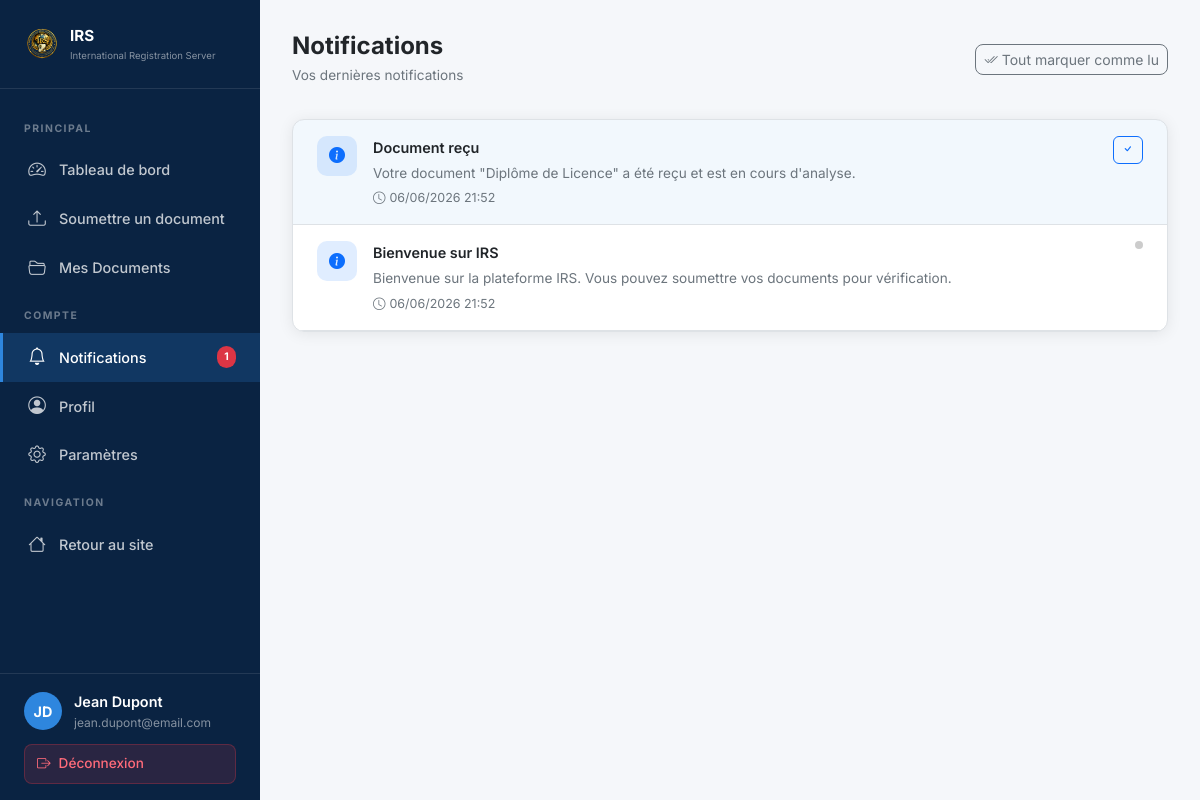
Page /dashboard/notifications.php (signed in) on the committed database.
### tables this page shows
CREATE TABLE `users` (
  `id` INT(11) NOT NULL AUTO_INCREMENT,
  `first_name` VARCHAR(50) NOT NULL,
  `last_name` VARCHAR(50) NOT NULL,
  `email` VARCHAR(100) NOT NULL,
  `phone` VARCHAR(20) DEFAULT NULL,
  `country` VARCHAR(100) DEFAULT NULL,
  `password` VARCHAR(255) NOT NULL,
  `status` ENUM('active','suspended','inactive') NOT NULL DEFAULT 'active',
  `profile_picture` VARCHAR(255) DEFAULT NULL,
  `last_login` TIMESTAMP NULL DEFAULT NULL,
  `created_at` TIMESTAMP NOT NULL DEFAULT CURRENT_TIMESTAMP,
  `updated_at` TIMESTAMP NOT NULL DEFAULT CURRENT_TIMESTAMP ON UPDATE CURRENT_TIMESTAMP,
  PRIMARY KEY (`id`),
  UNIQUE KEY `email` (`email`)
);

CREATE TABLE `notifications` (
  `id` INT(11) NOT NULL AUTO_INCREMENT,
  `user_id` INT(11) DEFAULT NULL,
  `admin_id` INT(11) DEFAULT NULL,
  `title` VARCHAR(255) NOT NULL,
  `message` TEXT NOT NULL,
  `type` ENUM('info','success','warning','danger') NOT NULL DEFAULT 'info',
  `is_read` TINYINT(1) NOT NULL DEFAULT 0,
  `created_at` TIMESTAMP NOT NULL DEFAULT CURRENT_TIMESTAMP,
  PRIMARY KEY (`id`),
  KEY `fk_notif_user` (`user_id`),
  KEY `fk_notif_admin` (`admin_id`),
  CONSTRAINT `fk_notif_user` FOREIGN KEY (`user_id`) REFERENCES `users` (`id`) ON DELETE CASCADE,
  CONSTRAINT `fk_notif_admin` FOREIGN KEY (`admin_id`) REFERENCES `admins` (`id`) ON DELETE SET NULL
);

### includes/functions.php (called while the page is built, shortened)
<?php
function getUserById($conn, $id) {
    $id = (int)$id;
    $result = $conn->query("SELECT * FROM users WHERE id = $id LIMIT 1");
    return $result ? $result->fetch_assoc() : null;
}
function getUserNotificationsCount($conn, $user_id) {
    $user_id = (int)$user_id;
    $result = $conn->query("SELECT COUNT(*) as cnt FROM notifications WHERE user_id = $user_id AND is_read = 0");
    if ($result) {
        $row = $result->fetch_assoc();
        return (int)$row['cnt'];
    }
    return 0;
}
function getLang() {
    return 'fr';
}
function t($key) {
    global $translations;
    return $translations[$key] ?? $key;
}
function loadTranslations() {
    $lang = getLang();
    $file = __DIR__ . '/../lang/' . $lang . '.php';
    if (file_exists($file)) {
        $translations = require $file;
    } else {
        $translations = require __DIR__ . '/../lang/fr.php';
    }
}
function getTheme() {
    return 'light';
}
function formatDateTime($date) {
    return date('d/m/Y H:i', strtotime($date));
}

### dashboard/notifications.php (the view, shortened to what this page needs)
<?php
require_once __DIR__ . '/../includes/functions.php';
$user = getUserById($conn, $_SESSION['user_id']);
$uid = (int)$_SESSION['user_id'];
$notifs = $conn->query("SELECT * FROM notifications WHERE user_id = $uid ORDER BY created_at DESC");
$lang = getLang(); $theme = getTheme();
?>
<!DOCTYPE html>
<html lang="<?= $lang ?>" data-theme="<?= $theme ?>">
<head>
    <link rel="stylesheet" href="https://cdn.jsdelivr.net/npm/bootstrap@5.3.2/dist/css/bootstrap.min.css">
    <link rel="stylesheet" href="https://cdn.jsdelivr.net/npm/bootstrap-icons@1.11.3/font/bootstrap-icons.min.css">
    <link rel="stylesheet" href="/assets/css/style.css">
</head>
<body>
<div class="dashboard-wrapper">
    <?php include __DIR__ . '/../includes/dashboard-sidebar.php'; ?>
    <div class="main-content">
        <div class="top-bar">
            <div class="d-flex align-items-center gap-3">
                <div>
                    <h1 class="page-title"><?= t('notifications') ?></h1>
                    <p class="page-subtitle">Vos dernières notifications</p>
                </div>
            </div>
            <a href="/dashboard/notifications.php?mark_all=1" class="btn btn-sm btn-outline-secondary" style="border-radius:8px;">
                <i class="bi bi-check2-all me-1"></i><?= t('mark_all_read') ?>
            </a>
        </div>
        <div class="irs-card">
            <?php if ($notifs && $notifs->num_rows > 0): ?>
                <?php
                $type_icons = ['info' => 'bi-info-circle-fill', 'success' => 'bi-check-circle-fill', 'warning' => 'bi-exclamation-triangle-fill', 'danger' => 'bi-x-circle-fill'];
                $type_colors = ['info' => '#0d6efd', 'success' => '#198754', 'warning' => '#ffc107', 'danger' => '#dc3545'];
                while ($n = $notifs->fetch_assoc()):
                    $icon = $type_icons[$n['type']] ?? 'bi-bell-fill';
                    $color = $type_colors[$n['type']] ?? '#0d6efd';
                ?>
                <div class="notif-item <?= !$n['is_read'] ? 'unread' : '' ?>">
                    <div class="notif-icon" style="background:<?= $color ?>20;color:<?= $color ?>;">
                        <i class="bi <?= $icon ?>"></i>
                    </div>
                    <div style="flex:1;">
                        <div class="notif-title"><?= htmlspecialchars($n['title']) ?></div>
                        <div class="notif-msg"><?= htmlspecialchars($n['message']) ?></div>
                        <div class="notif-time"><i class="bi bi-clock me-1"></i><?= formatDateTime($n['created_at']) ?></div>
                    </div>
                    <?php if (!$n['is_read']): ?>
                    <div>
                        <a href="/dashboard/notifications.php?mark_read=<?= $n['id'] ?>" class="btn btn-sm btn-outline-primary" style="border-radius:6px;font-size:0.78rem;">
                            <i class="bi bi-check"></i>
                        </a>
                    </div>
                    <?php else: ?>
                    <div><span style="width:8px;height:8px;background:#ccc;border-radius:50%;display:block;"></span></div>
                    <?php endif; ?>
                </div>
                <?php endwhile; ?>
            <?php endif; ?>
        </div>
    </div>
</div>
</body>
</html>

### includes/dashboard-sidebar.php (shortened to what this page needs)
<?php
$notif_count = getUserNotificationsCount($conn, $_SESSION['user_id']);
$current = basename($_SERVER['PHP_SELF']);
$dir = basename(dirname($_SERVER['PHP_SELF']));
?>
<div class="sidebar" id="sidebar">
    <div class="sidebar-header">
        <img src="/logo.png" alt="IRS">
        <div>
            <div class="brand-text">IRS</div>
            <span class="brand-sub">International Registration Server</span>
        </div>
    </div>
    <nav class="sidebar-nav">
        <div class="sidebar-section-title">Principal</div>
        <a href="/dashboard/index.php" class="sidebar-link <?= $current === 'index.php' && $dir === 'dashboard' ? 'active' : '' ?>">
            <i class="bi bi-speedometer2"></i>
            <?= t('dashboard') ?>
        </a>
        <a href="/dashboard/submit.php" class="sidebar-link <?= $current === 'submit.php' ? 'active' : '' ?>">
            <i class="bi bi-upload"></i>
            <?= t('submit_doc') ?>
        </a>
        <a href="/dashboard/documents.php" class="sidebar-link <?= $current === 'documents.php' ? 'active' : '' ?>">
            <i class="bi bi-folder2-open"></i>
            <?= t('my_documents') ?>
        </a>
        <div class="sidebar-section-title">Compte</div>
        <a href="/dashboard/notifications.php" class="sidebar-link <?= $current === 'notifications.php' ? 'active' : '' ?>">
            <i class="bi bi-bell"></i>
            <?= t('notifications') ?>
            <?php if ($notif_count > 0): ?>
            <span class="badge-count"><?= $notif_count ?></span>
            <?php endif; ?>
        </a>
        <a href="/dashboard/profile.php" class="sidebar-link <?= $current === 'profile.php' ? 'active' : '' ?>">
            <i class="bi bi-person-circle"></i>
            <?= t('profile') ?>
        </a>
        <a href="/dashboard/settings.php" class="sidebar-link <?= $current === 'settings.php' ? 'active' : '' ?>">
            <i class="bi bi-gear"></i>
            <?= t('settings') ?>
        </a>
        <div class="sidebar-section-title">Navigation</div>
        <a href="/index.php" class="sidebar-link">
            <i class="bi bi-house"></i>
            Retour au site
        </a>
    </nav>
    <div class="sidebar-footer">
        <div class="sidebar-user">
            <div class="sidebar-avatar">
                <?= strtoupper(substr($user['first_name'], 0, 1) . substr($user['last_name'], 0, 1)) ?>
            </div>
            <div>
                <div class="sidebar-user-name"><?= htmlspecialchars($user['first_name'] . ' ' . $user['last_name']) ?></div>
                <div class="sidebar-user-email"><?= htmlspecialchars($user['email']) ?></div>
            </div>
        </div>
        <a href="/logout.php" class="btn-logout">
            <i class="bi bi-box-arrow-right"></i>
            <?= t('logout') ?>
        </a>
    </div>
</div>

### assets/css/style.css (style rules this page uses)
:root { --irs-dark-blue: #0A2342; --irs-blue: #2E86DE; --irs-white: #FFFFFF; --irs-green: #28A745; --irs-red: #DC3545; --irs-gray: #F5F7FA; --irs-text: #212529; --irs-text-muted: #6c757d; --irs-border: #dee2e6; --irs-card-bg: #FFFFFF; --irs-sidebar-bg: #0A2342; --irs-sidebar-text: #FFFFFF; --irs-nav-bg: #0A2342; --irs-body-bg: #F5F7FA; --irs-input-bg: #FFFFFF; --irs-input-border: #ced4da; --irs-input-text: #212529; --shadow: 0 2px 15px rgba(0,0,0,0.08); --shadow-lg: 0 8px 30px rgba(0,0,0,0.12); --radius: 12px; --transition: all 0.3s ease; }
* { box-sizing: border-box; }
body { font-family: 'Inter', 'Segoe UI', sans-serif; background: var(--irs-body-bg); color: var(--irs-text); transition: var(--transition); line-height: 1.6; }
.dashboard-wrapper { display: flex; min-height: 100vh; }
.sidebar { width: 260px; background: var(--irs-dark-blue); color: white; display: flex; flex-direction: column; flex-shrink: 0; position: fixed; top: 0; left: 0; height: 100vh; z-index: 100; overflow-y: auto; transition: var(--transition); }
.sidebar-header { padding: 1.5rem; border-bottom: 1px solid rgba(255,255,255,0.1); display: flex; align-items: center; gap: 10px; }
.sidebar-header img { height: 36px; }
.sidebar-header .brand-text { font-weight: 700; font-size: 0.95rem; color: white; }
.sidebar-header .brand-sub { font-size: 0.6rem; color: rgba(255,255,255,0.5); display: block; }
.sidebar-nav { padding: 1rem 0; flex: 1; }
.sidebar-section-title { font-size: 0.65rem; font-weight: 700; color: rgba(255,255,255,0.4); text-transform: uppercase; letter-spacing: 1.5px; padding: 0.5rem 1.5rem; margin-top: 0.5rem; }
.sidebar-link { display: flex; align-items: center; gap: 0.75rem; padding: 0.65rem 1.5rem; color: rgba(255,255,255,0.75); text-decoration: none; font-size: 0.9rem; font-weight: 500; transition: var(--transition); border-left: 3px solid transparent; position: relative; }
.sidebar-link.active { color: white; background: rgba(46,134,222,0.2); border-left-color: var(--irs-blue); }
.sidebar-link i { font-size: 1.1rem; width: 20px; text-align: center; }
.sidebar-link .badge-count { margin-left: auto; background: var(--irs-red); color: white; font-size: 0.65rem; padding: 0.15rem 0.45rem; border-radius: 10px; font-weight: 700; }
.sidebar-footer { padding: 1rem 1.5rem; border-top: 1px solid rgba(255,255,255,0.1); }
.sidebar-user { display: flex; align-items: center; gap: 0.75rem; margin-bottom: 0.75rem; }
.sidebar-avatar { width: 38px; height: 38px; background: var(--irs-blue); border-radius: 50%; display: flex; align-items: center; justify-content: center; font-weight: 700; font-size: 0.9rem; color: white; flex-shrink: 0; }
.sidebar-user-name { font-size: 0.9rem; font-weight: 600; color: white; }
.sidebar-user-email { font-size: 0.75rem; color: rgba(255,255,255,0.5); white-space: nowrap; overflow: hidden; text-overflow: ellipsis; max-width: 160px; }
.btn-logout { display: flex; align-items: center; gap: 0.5rem; width: 100%; padding: 0.5rem 0.75rem; background: rgba(220,53,69,0.15); border: 1px solid rgba(220,53,69,0.3); color: #ff6b7a; border-radius: 8px; font-size: 0.85rem; font-weight: 500; text-decoration: none; transition: var(--transition); }
.main-content { margin-left: 260px; flex: 1; padding: 2rem; min-height: 100vh; background: var(--irs-body-bg); }
.top-bar { display: flex; align-items: center; justify-content: space-between; margin-bottom: 2rem; flex-wrap: wrap; gap: 1rem; }
.page-title { font-size: 1.5rem; font-weight: 700; color: var(--irs-text); margin: 0; }
.page-subtitle { font-size: 0.85rem; color: var(--irs-text-muted); margin: 0.25rem 0 0; }
.irs-card { background: var(--irs-card-bg); border-radius: var(--radius); box-shadow: var(--shadow); border: 1px solid var(--irs-border); overflow: hidden; margin-bottom: 1.5rem; }
.notif-item { display: flex; gap: 1rem; padding: 1rem 1.5rem; border-bottom: 1px solid var(--irs-border); transition: var(--transition); cursor: pointer; }
.notif-item.unread { background: rgba(46,134,222,0.06); }
.notif-icon { width: 40px; height: 40px; border-radius: 10px; display: flex; align-items: center; justify-content: center; font-size: 1rem; flex-shrink: 0; }
.notif-title { font-weight: 600; font-size: 0.9rem; color: var(--irs-text); margin-bottom: 0.25rem; }
.notif-msg { font-size: 0.85rem; color: var(--irs-text-muted); margin-bottom: 0.25rem; }
.notif-time { font-size: 0.78rem; color: var(--irs-text-muted); }

### rows in the picture
users: first_name+last_name "JD", first_name+last_name "Jean Dupont", email "jean.dupont@email.com"
notifications: title "Document reçu", message "Votre document \"Diplôme de Licence\" a été reçu et est en cours d'analyse.", created_at "06/06/2026 21:52"
notifications: title "Bienvenue sur IRS", message "Bienvenue sur la plateforme IRS. Vous pouvez soumettre vos documents pour vérification.", created_at "06/06/2026 21:52", is_read 1 (drawn)

### other values in the picture
t('dashboard') "Tableau de bord"
t('submit_doc') "Soumettre un document"
t('my_documents') "Mes Documents"
t('notifications') "Notifications"
$notif_count "1"
t('profile') "Profil"
t('settings') "Paramètres"
t('logout') "Déconnexion"
t('mark_all_read') "Tout marquer comme lu"
